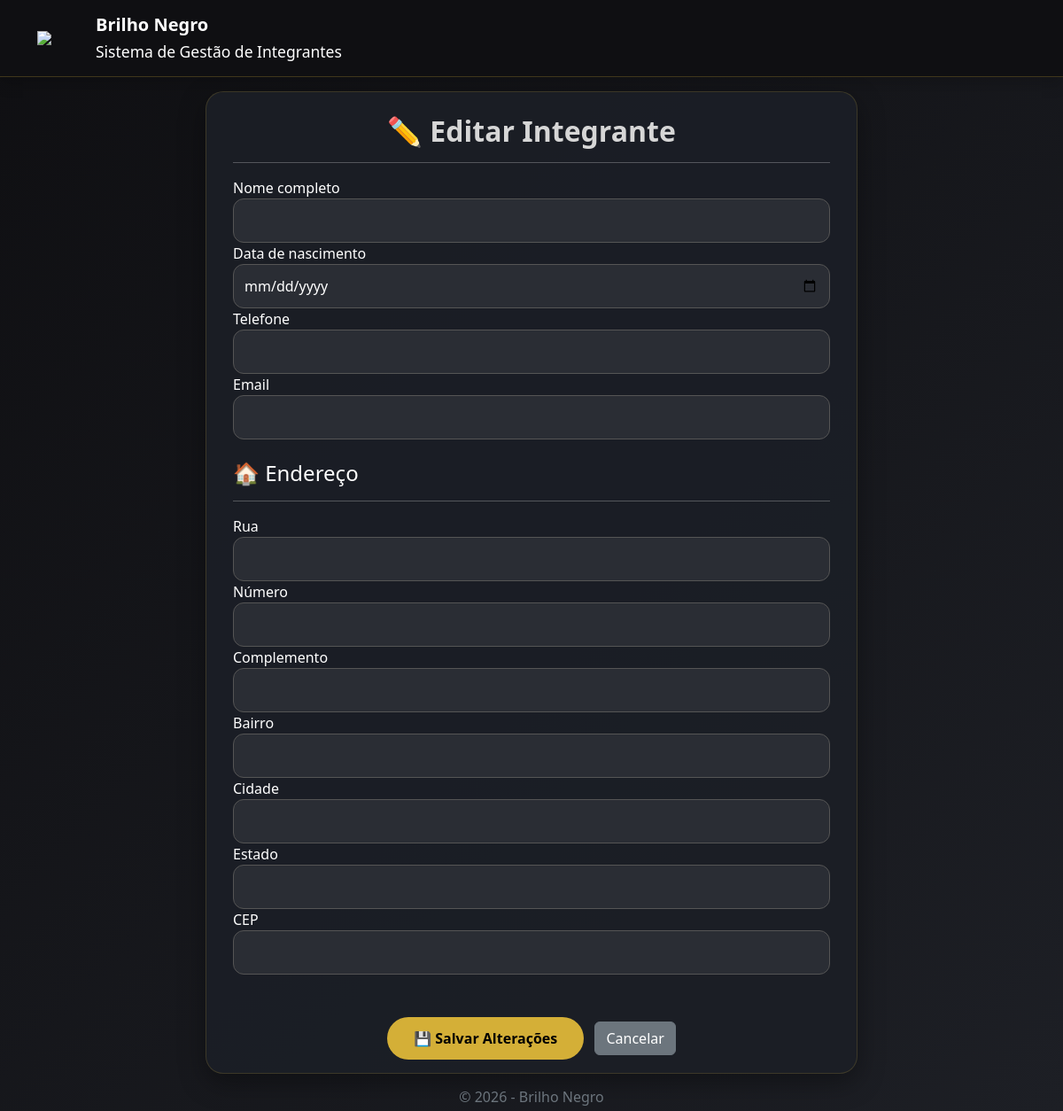
The app's page /admin/integrante/6/editar (signed in), older data.
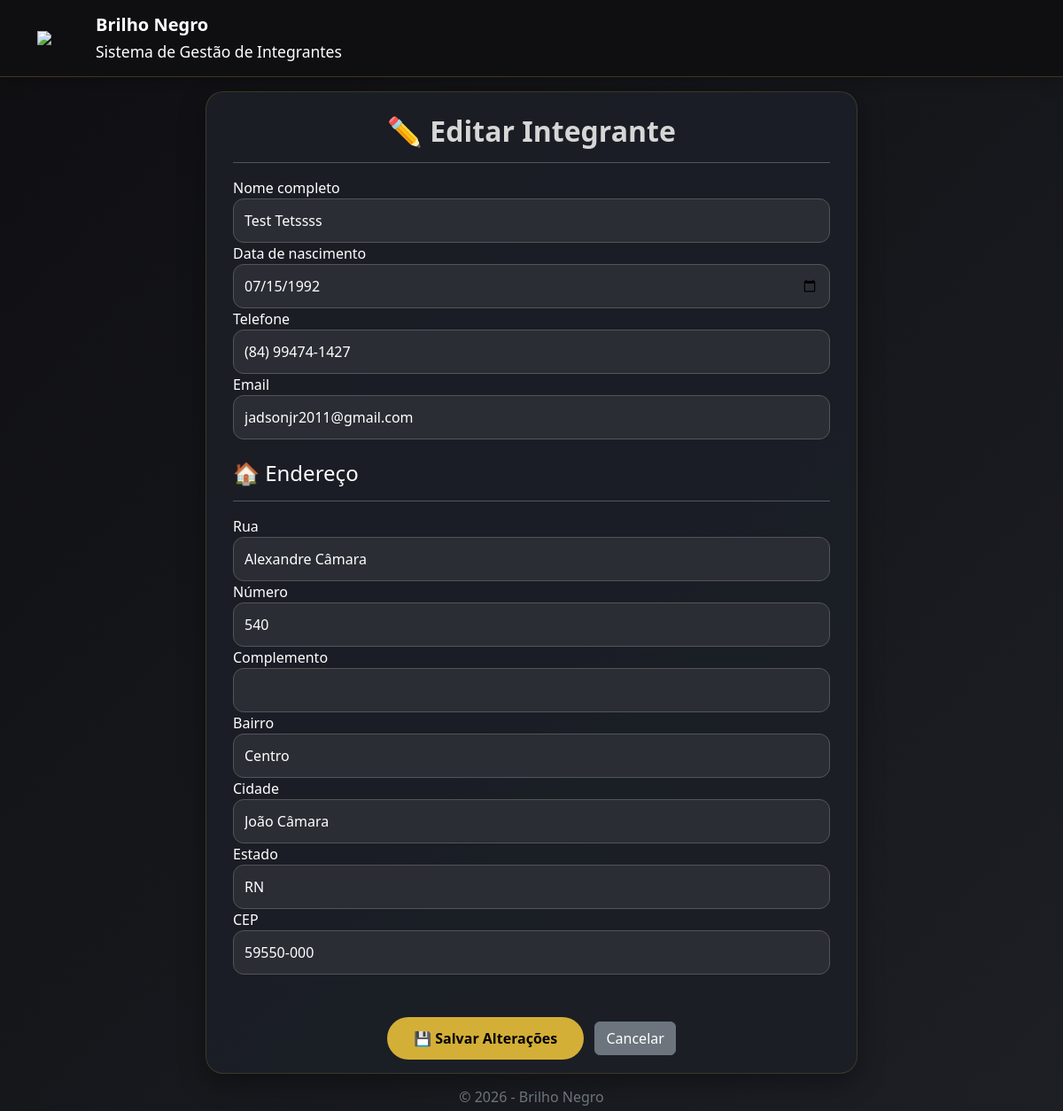
The same page, newer data.
### tables this page shows
CREATE TABLE integrantes (

        id INTEGER PRIMARY KEY AUTOINCREMENT,

        nome TEXT NOT NULL,

        data_nascimento TEXT,

        telefone TEXT,

        email TEXT,


        rua TEXT,
        numero TEXT,
        complemento TEXT,
        bairro TEXT,
        cidade TEXT,
        estado TEXT,
        cep TEXT,


        tipo_sanguineo TEXT,

        possui_alergia TEXT,

        descricao_alergia TEXT,


        responsavel TEXT,

        parentesco TEXT,

        telefone_responsavel TEXT,


        status TEXT DEFAULT 'PENDENTE'


    , codigo_integrante TEXT, cpf TEXT, genero TEXT, alergia_medicamento TEXT, calcado TEXT, estuda TEXT, local_estudo TEXT, trabalha TEXT, profissao TEXT, experiencia_banda TEXT, descricao_experiencia TEXT, data_cadastro TEXT);

### app.py (the view, shortened to what this page needs)
@app.route("/admin/integrante/<int:id>/editar", methods=["GET","POST"])
def editar_integrante(id):
    if "admin" not in session:
        return redirect("/login")
    conexao = sqlite3.connect(BANCO)
    conexao.row_factory = sqlite3.Row
    cursor = conexao.cursor()
    cursor.execute("""
    SELECT *
    FROM integrantes
    WHERE id=?
    """,(id,))
    integrante = cursor.fetchone()
    conexao.close()
    return render_template(
        "admin/editar.html",
        integrante=integrante
    )

### templates/admin/editar.html (shortened to what this page needs)
{% extends 'layout/base.html' %}
{% block conteudo %}
<div class="row justify-content-center">
<div class="col-lg-8">
<div class="card-bn">
<h2 class="titulo text-center">
✏️ Editar Integrante
</h2>
<hr>
<form method="POST">
<label>
Nome completo
</label>
<input
class="form-control"
name="nome"
value="{{ integrante.nome }}"
required>
<label>
Data de nascimento
</label>
<input
type="date"
class="form-control"
name="data_nascimento"
value="{{ integrante.data_nascimento }}">
<label>
Telefone
</label>
<input
class="form-control"
name="telefone"
value="{{ integrante.telefone }}">
<label>
Email
</label>
<input
class="form-control"
name="email"
value="{{ integrante.email }}">
<h4 class="mt-4">
🏠 Endereço
</h4>
<hr>
<label>
Rua
</label>
<input
class="form-control"
name="rua"
value="{{ integrante.rua }}">
<label>
Número
</label>
<input
class="form-control"
name="numero"
value="{{ integrante.numero }}">
<label>
Complemento
</label>
<input
class="form-control"
name="complemento"
value="{{ integrante.complemento }}">
<label>
Bairro
</label>
<input
class="form-control"
name="bairro"
value="{{ integrante.bairro }}">
<label>
Cidade
</label>
<input
class="form-control"
name="cidade"
value="{{ integrante.cidade }}">
<label>
Estado
</label>
<input
class="form-control"
name="estado"
value="{{ integrante.estado }}">
<label>
CEP
</label>
<input
class="form-control"
name="cep"
value="{{ integrante.cep }}">
<div class="text-center mt-5">
<button
class="btn btn-brilho">
💾 Salvar Alterações
</button>
<a
href="/admin/integrante/{{ integrante.id }}"
class="btn btn-secondary ms-2">
Cancelar
</a>
</div>
</form>
</div>
</div>
</div>
{% endblock %}

Row changes from the older to the newer data that the page shows:
added integrantes: nome "Test Tetssss", data_nascimento "07/15/1992", telefone "(84) 99474-1427", email "jadsonjr2011@gmail.com", rua "Alexandre Câmara", numero "540", bairro "Centro", cidade "João Câmara", estado "RN", cep "59550-000"
